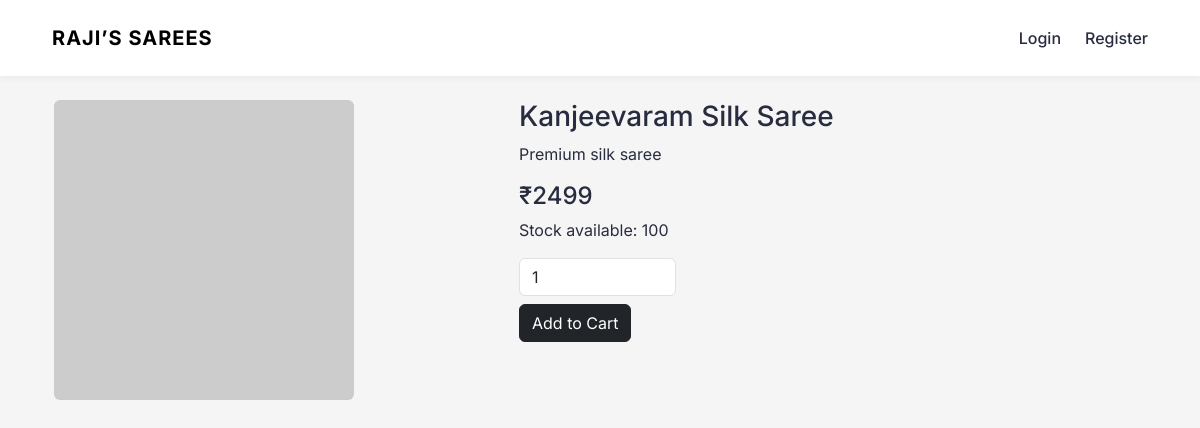
Before: /product/1 with the older database file.
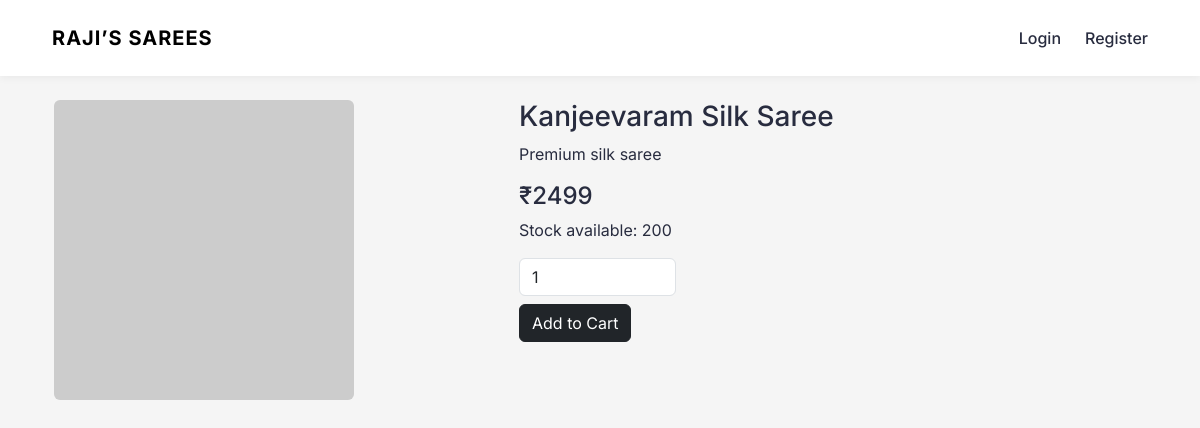
After: the same page with the newer database file.
### app.py (models this page shows)
class Product(db.Model):
    id = db.Column(db.Integer, primary_key=True)
    name = db.Column(db.String(150), nullable=False)
    mrp = db.Column(db.Integer, nullable=False)
    price = db.Column(db.Integer, nullable=False)
    stock = db.Column(db.Integer, nullable=False)
    image = db.Column(db.String(300), nullable=False)
    description = db.Column(db.Text, nullable=False)

### app.py (the view)
@app.route("/product/<int:id>")
def product_detail(id):
    product = Product.query.get_or_404(id)
    return render_template("product_detail.html", product=product)

### app.py (called while the page is built)
@app.context_processor
def inject_cart_count():
    if current_user.is_authenticated:
        count = db.session.query(
            func.sum(CartItem.quantity)
        ).filter_by(user_id=current_user.id).scalar()
        return {"cart_count": count or 0}
    return {"cart_count": 0}

### templates/product_detail.html
{% extends "base.html" %}
{% block content %}
<div class="container mt-4">
  <div class="row">
    <div class="col-md-5">
      <img src="{{ product.image }}" class="img-fluid rounded">
    </div>
    <div class="col-md-7">
      <h3>{{ product.name }}</h3>
      <p>{{ product.description }}</p>
      <h4>₹{{ product.price }}</h4>
      <p>Stock available: {{ product.stock }}</p>
      {% if product.stock > 0 %}
      <form method="POST" action="/add-to-cart/{{ product.id }}">
        <input
          type="number"
          name="quantity"
          value="1"
          min="1"
          max="{{ product.stock }}"
          class="form-control w-25 mb-2"
        >
        <button class="btn btn-dark">
          Add to Cart
        </button>
      </form>
      {% else %}
        <p class="text-danger">Out of stock</p>
      {% endif %}
    </div>
  </div>
</div>
{% endblock %}

Changed rows visible on the page:
changed Product "Kanjeevaram Silk Saree": stock "100" → "200"
